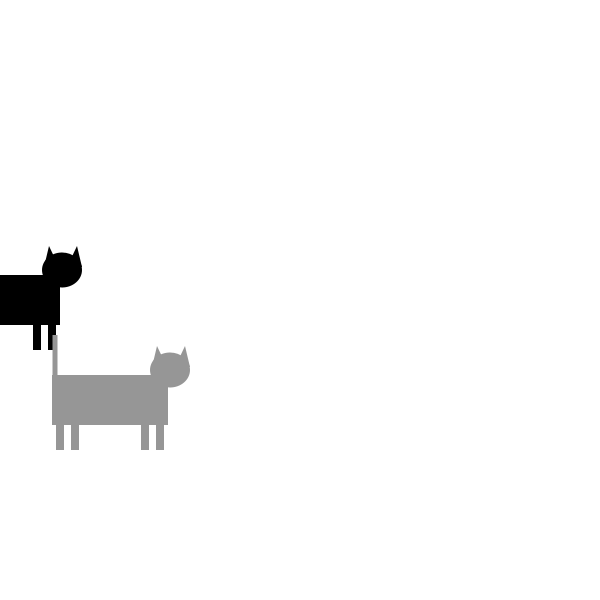
Frame 1 (no input)
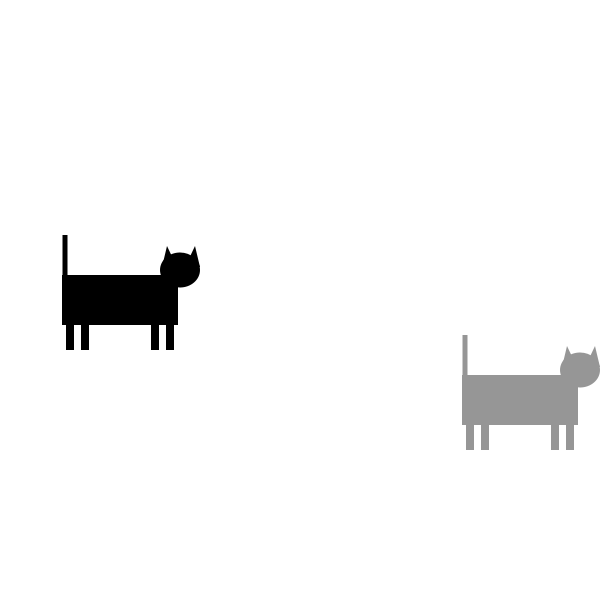
Frame 60 (the mouse pressed at the canvas centre just before this capture)
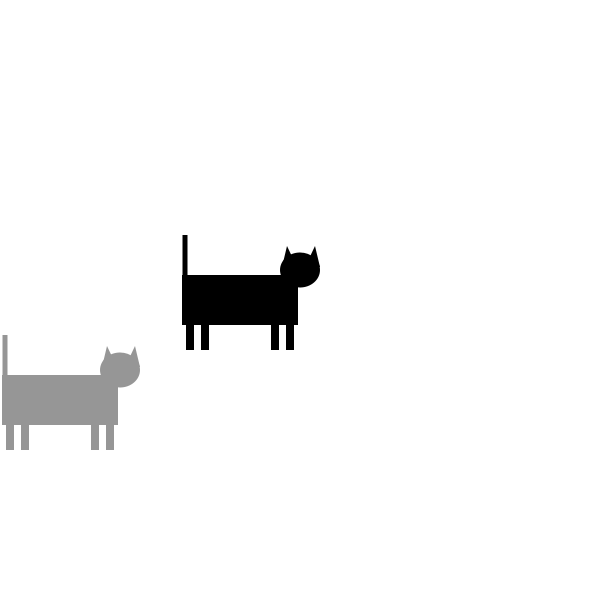
Frame 120 (the mouse held since frame 60 and released just before this capture)

The Processing sketch that drew these frames (run headless with seeded random() and noise(); from frame 60 on, the mouse is pressed at the canvas centre):

// Processing sketch: Object_Cat_Move_Args
// ── Object_Cat_Move_Args.pde
//Objectified cat that can move and take in arguments!

Cat myCat1;  //declare Cat object as a global
Cat myCat2;

//=====================VOID SETUP START=====================
void setup() {

  background(0); 
  size(600, 600);
  frameRate(30);

  myCat1 = new Cat(0,300,2,0);        //initialize Cat object
  myCat2 = new Cat(100,400,10,150);   //initialize Cat object
}
//=====================VOID SETUP END=====================


//=====================VOID DRAW START=====================
void draw() {

  background(255);
  
  myCat1.move();            //move x position of cat
  myCat1.boundsCheckX();    //check to see if x position has gone off screen horiz
  myCat1.display();         //draw cat
  
  myCat2.move();            //move x position of cat
  myCat2.boundsCheckX();    //check to see if x position has gone off screen horiz
  myCat2.display();         //draw cat
  
}
//=====================VOID DRAW END=====================


//=============CAT CLASS DEFINED===============
class Cat {
  //Variables for Cat
  int x;
  int y;
  int legLength;
  int legWidth;
  int xSpeed;
  color fillColor;

  Cat(int tempX, int tempY, int tempSpeedX, color tempColor) {  //Constructor
  
  //Vars get Init'd
    x = tempX;               //x assigned value of tempX which is incoming arg
    y = tempY;               //y assigned value of tempY which is incoming arg
    xSpeed = tempSpeedX;     //xSpeed assigned value of tempSpeedX which is incoming arg
    fillColor = tempColor;    //fillColor assigned value of tempColor which is incoming
    
    legLength = 40;
    legWidth = 8;
  }

  void display() { //Function to draw cat
    smooth();          //smooth edges of geometry
    noStroke();
    rectMode(CENTER);  //set rect mode
    fill(fillColor);               //cat color
    rect(x, y, 116, 50);      //body

    ellipse(x+60, y-30, 40, 35);  //head  
    triangle(x+60-18, y-30-3, x+60-18+5, y-30-12-12, x+60-18+15, y-30-3);  //forward ear
    triangle(x+60+5, y-30-3, x+60+15, y-30-12-12, x+60+15+5, y-30-3);  //rear ear  

    rect(x-50, y+30, legWidth, legLength);  //back leg forward
    rect(x-35, y+30, legWidth, legLength);  //back leg behind

    rect(x+50, y+30, legWidth, legLength);  //front leg forward
    rect(x+35, y+30, legWidth, legLength);  //front leg behind

    rect(x-55, y-30, 5, 70);      //tail
  }
  //End of Display Function

  void move() {  //Function to move cat
    x = x+xSpeed;
  }
  //End of Move Function

  void boundsCheckX() {    //Function to check the x position of cat on screen
    if (x > width || x < 0) { 
      xSpeed = xSpeed * -1;
    }
  }
  //End of boundsCheckX Function
  
}  //End of Cat Class
